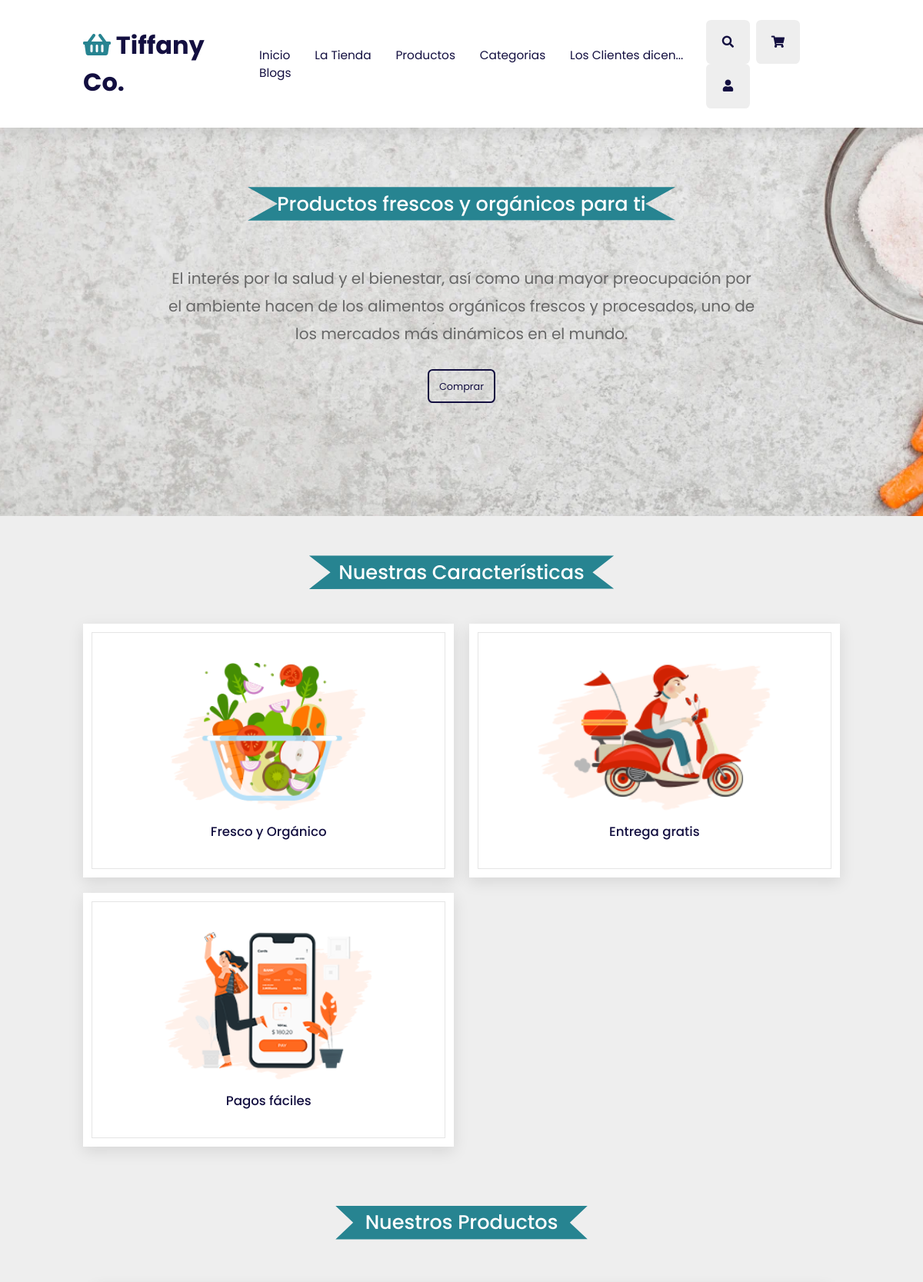
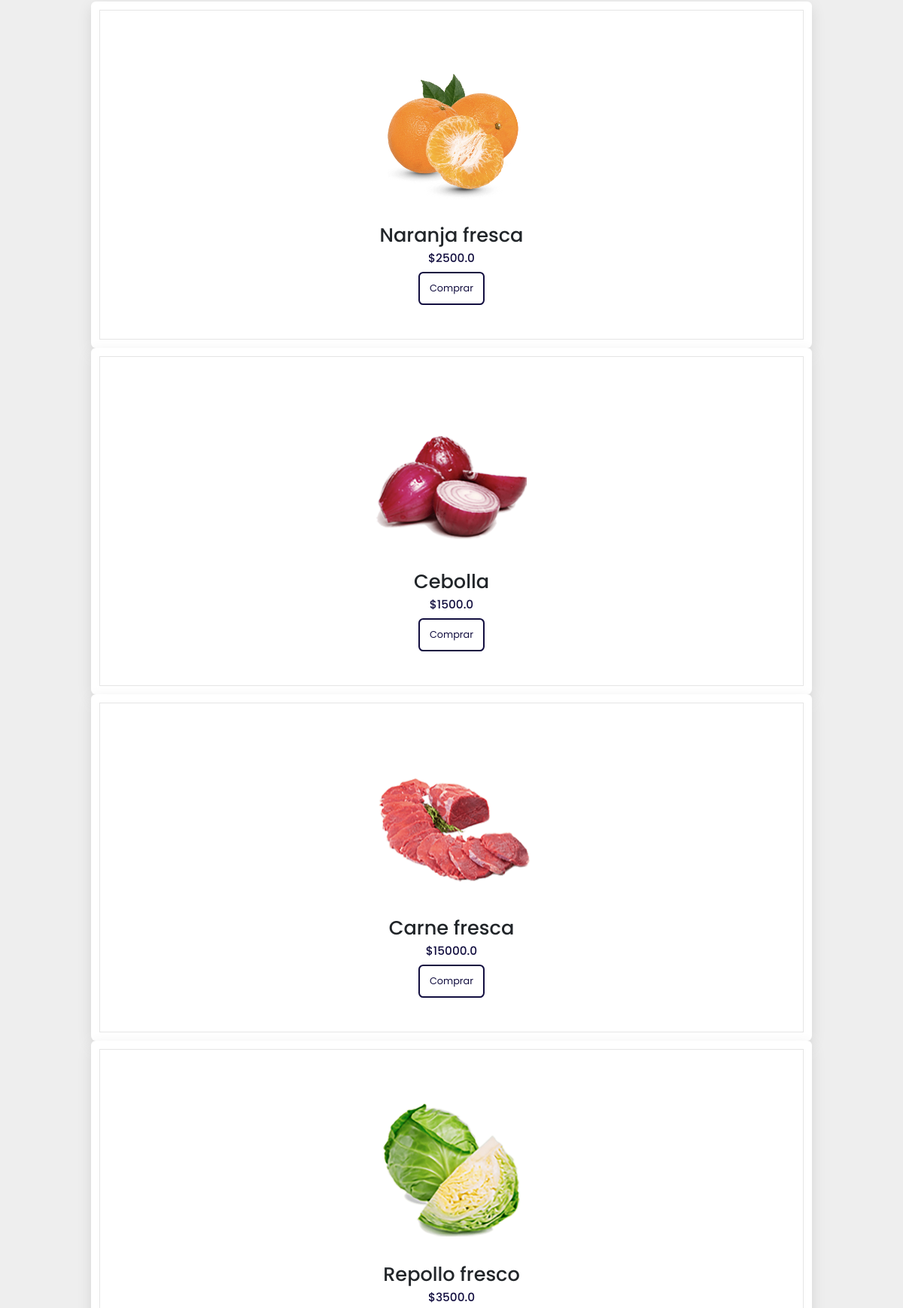
The page / (upper part) on the database its author committed (2 pictures, top to bottom).
### app.py (models this page shows)
class Products(db.Model):
    id = db.Column(db.Integer, primary_key=True)
    producto = db.Column(db.String(150), nullable=False)
    categoria = db.Column(db.String(50), nullable=False)
    precio = db.Column(db.Float, default = 0.0)
    stock = db.Column(db.Integer, default=0)
    imagen = db.Column(db.String(150), nullable=False, default='image.jpg')
    comentario = db.relationship('Comentarios', backref='products')
    compra = db.relationship('Compras', backref='products')
    deseo = db.relationship('ListaDeseos', backref='products')

### app.py (the view)
@ app.route('/')
def inicio():
    productos = Products.query.all()
    comentarios = Comentarios.query.all()
    return render_template('index.html', productos=productos, comentarios=comentarios)

### templates/index.html (shortened to what this page needs)
<!DOCTYPE html>
<html lang="en">
<head>
    <link rel="stylesheet" href="https://unpkg.com/swiper@7/swiper-bundle.min.css" />
    <link rel="stylesheet" href="https://cdnjs.cloudflare.com/ajax/libs/font-awesome/5.15.4/css/all.min.css">
    <link rel="stylesheet" href="https://maxcdn.bootstrapcdn.com/bootstrap/4.0.0/css/bootstrap.min.css">
    <link rel="stylesheet" href="{{url_for('static', filename='css/style.css') }}">
</head>
<body>
    <header class="header">
        <a href="{{url_for('inicio')}}" class="logo"> <i class="fas fa-shopping-basket"></i> Tiffany Co.</a>
        <nav class="navbar">
            <a href="{{url_for('inicio')}}">Inicio</a>
            <a href="#features">La Tienda</a>
            <a href="#products">Productos</a>
            <a href="#categories">Categorias</a>
            <a href="#review">Los Clientes dicen...</a>
            <a href="#blogs">Blogs</a>
        </nav>
        <div class="icons">
            <div class="fas fa-search" id="search-btn"></div>
            <div class="fas fa-shopping-cart" id="cart-btn"></div>
            <div class="fas fa-user" id="login-btn"></div>
        </div>
    </header>
    <section class="home" id="home">
        <div class="content">
            <h1 class="heading"> <span> Productos frescos y orgánicos para ti</span> </h1>
            <p style="font-size: 20px">El interés por la salud y el bienestar, así como una mayor preocupación por el ambiente hacen de los alimentos
                orgánicos frescos y procesados, uno de los mercados más dinámicos en el mundo.
            </p>
            <a href="" class="btn btn-default btn-rounded mb-4" data-toggle="modal" data-target="#modallogin">Comprar</a>
        </div>
    </section>
    <section class="features" id="features">
        <h1 class="heading"><span> Nuestras Características</span> </h1>
        <div class="box-container">
            <div class="box">
                <img src="{{url_for('static', filename='image/feature-img-1.png')}}" alt="">
                <h3>Fresco y Orgánico</h3>
            </div>
            <div class="box">
                <img src="{{url_for('static', filename='image/feature-img-2.png')}}" alt="">
                <h3>Entrega gratis</h3>
            </div>
            <div class="box">
                <img src="{{url_for('static', filename='image/feature-img-3.png')}}" alt="">
                <h3>Pagos fáciles</h3>
            </div>
        </div>
    </section>
    <section class="products" id="products">
        <h1 class="heading"><span> Nuestros Productos</span> </h1>
        <div class="swiper product-slider">
            <div class="swiper-wrapper">
                {% for producto in productos %}
                <div class="swiper-slide box">
                    <img src="{{url_for('static', filename='image/'+ producto.imagen)}}" alt="">
                    <h2>{{producto.producto}}</h2>
                    <h3> ${{producto.precio}} </h3>
                    <a href="" class="btn btn-default btn-rounded mb-4" data-toggle="modal" data-target="#modallogin">Comprar</a>
                </div>
                 {% endfor %}
            </div>
        </div>
    </section>
</body>
</html>

### static/css/style.css (style rules this page uses)
:root { --orange:#278491; --black:#130f40; --light-color:#666; --box-shadow:0 .5rem 1.5rem rgba(0,0,0,.1); --border:.2rem solid rgba(0,0,0,.1); --outline:.1rem solid rgba(0,0,0,.1); --outline-hover:.2rem solid var(--black); }
* { font-family: 'Poppins', sans-serif; margin:0; padding:0; box-sizing: border-box; outline: none; border:none; text-decoration: none; transition: all .2s linear; }
html { font-size: 80%; overflow-x: hidden; scroll-behavior: smooth; scroll-padding-top: 7rem; }
body { background:#eee; }
section { padding:2rem 9%; }
.heading { text-align: center; padding:2rem 0; padding-bottom: 3rem; font-size: 2rem; color:var(--black); }
.heading span { background: var(--orange); color:#fff; display: inline-block; padding:.5rem 3rem; clip-path: polygon(100% 0, 93% 50%, 100% 99%, 0% 100%, 7% 50%, 0% 0%); }
.btn { margin-top: .2rem; display: inline-block; padding:.8rem 1rem; font-size: 1rem; border-radius: .5rem; border:.2rem solid var(--black); color:var(--black); cursor: pointer; background: none; }
.header { position: fixed; top:0; left:0; right: 0; z-index: 1000; display: flex; align-items: center; justify-content: space-between; padding:2rem 9%; background:#fff; box-shadow: var(--box-shadow); }
.header .logo { font-size: 2.5rem; font-weight: bolder; color:var(--black); }
.header .logo i { color:var(--orange); }
.header .navbar a { font-size: 1.2rem; margin:0 1rem; color:var(--black); }
.header .icons div { height: 4.5rem; width: 4.5rem; line-height: 4.5rem; border-radius: .5rem; background: #eee; color:var(--black); font-size: 1.2rem; margin-left: .3rem; cursor: pointer; text-align: center; }
.home { display: flex; align-items: center; justify-content: center; background: url(../image/banner-bg.webp) no-repeat; background-position: center; background-size: cover; padding-top: 17rem; padding-bottom: 10rem; }
.home .content { text-align: center; width:60rem; }
.home .content p { color:var(--light-color); font-size: 1rem; padding:1rem 0; line-height: 1.8; }
.features .box-container { display: grid; grid-template-columns: repeat(auto-fit, minmax(30rem, 1fr)); gap:1.5rem; }
.features .box-container .box { padding:3rem 2rem; background: #fff; outline: var(--outline); outline-offset: -1rem; text-align: center; box-shadow: var(--box-shadow); }
.features .box-container .box img { margin:1rem 0; height: 15rem; }
.features .box-container .box h3 { font-size: 1.3rem; line-height: 1.8; color:var(--black); }
.products .product-slider { padding:1rem; }
.products .product-slider .box { background: #fff; border-radius: .5rem; text-align: center; padding:3rem 2rem; outline-offset: -1rem; outline: var(--outline); box-shadow: var(--box-shadow); transition: .2s linear; }
.products .product-slider .box img { height:20rem; }
.products .product-slider .box h3 { font-size: 1.2rem; color:var(--black); }

### rows shown on the page
Products: imagen (picture), producto "Naranja fresca", precio "2500.0"
Products: imagen (picture), producto "Cebolla", precio "1500.0"
Products: imagen (picture), producto "Carne fresca", precio "15000.0"
Products: imagen (picture), producto "Repollo fresco", precio "3500.0"
